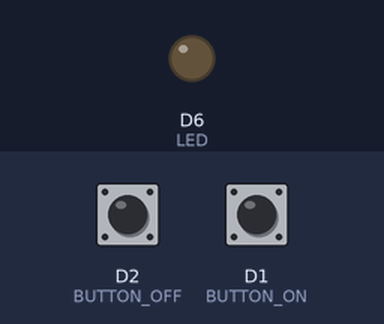
Bench run of a sketch on a simulated ESP8266 (NodeMCU). Parts: output pins drawn as LEDs (lit = HIGH). The inputs (shaded band) are chosen by the test bench; at power-on: D1 (BUTTON_ON) HIGH, D2 (BUTTON_OFF) HIGH.

Above: at 1.2 s.
1.3 s: D1 (BUTTON_ON) pulled LOW for 0.15 s
At 2.0 s:
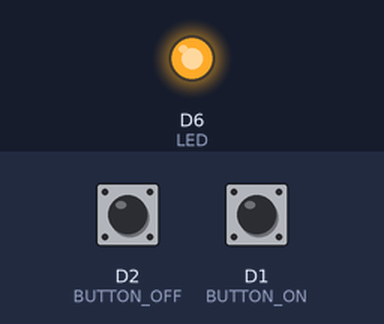
2.9 s: D2 (BUTTON_OFF) pulled LOW for 0.15 s
At 3.2 s:
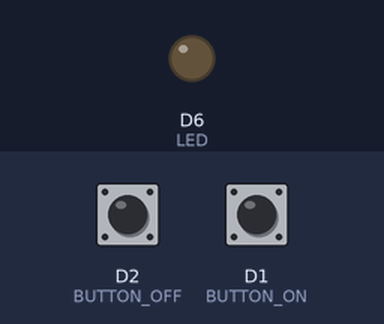
4.5 s: D1 (BUTTON_ON) pulled LOW for 1 s
At 5.6 s:
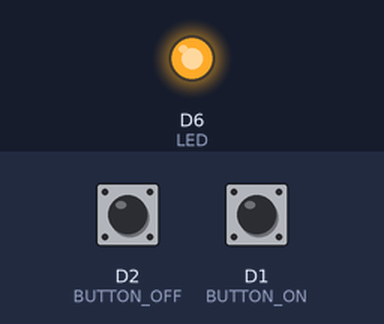
Timing chart, 0 to 7.5 s (numbered marks = the images above; inputs shaded):
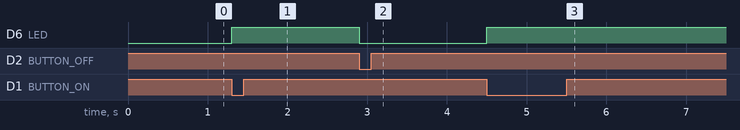

The sketch:

11.ino
```cpp
#define LED D6
#define BUTTON_ON D1
#define BUTTON_OFF D2

void setup () {
  pinMode (LED, OUTPUT);
  pinMode (BUTTON_ON, INPUT_PULLUP);
  pinMode (BUTTON_OFF, INPUT_PULLUP);
  digitalWrite(LED, LOW);
}
 void loop() {

  if (digitalRead(BUTTON_ON) == LOW) {
  digitalWrite(LED, HIGH);
  }
if(digitalRead(BUTTON_OFF) == LOW) {
 digitalWrite(LED, LOW);
 }
 }
```

Measured:
- after the input at 1.3 s, D6 (LED): LOW → HIGH at once
- after the input at 2.9 s, D6 (LED): HIGH → LOW at once
- after the input at 4.5 s, D6 (LED): LOW → HIGH at once
